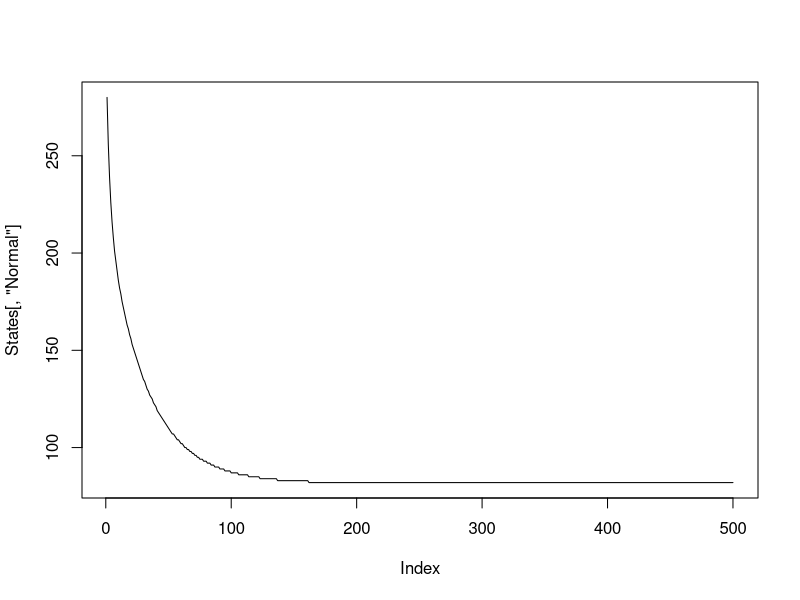
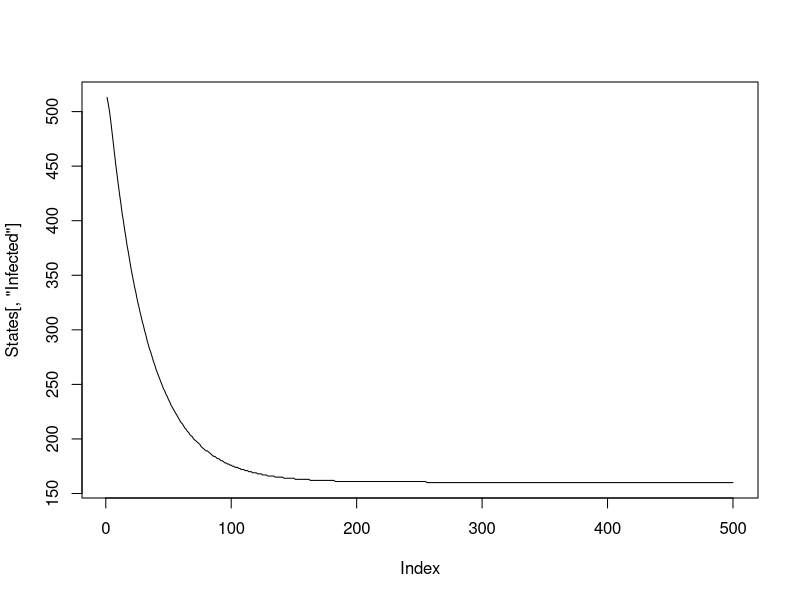
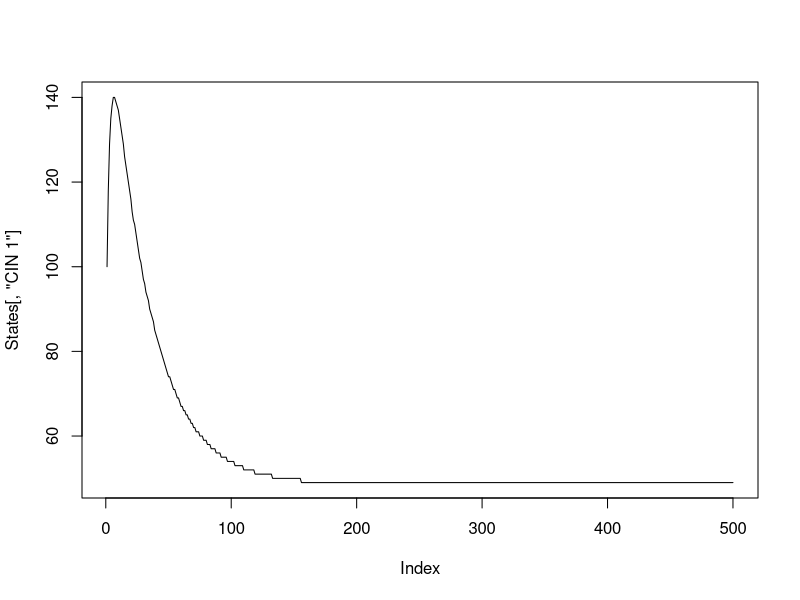
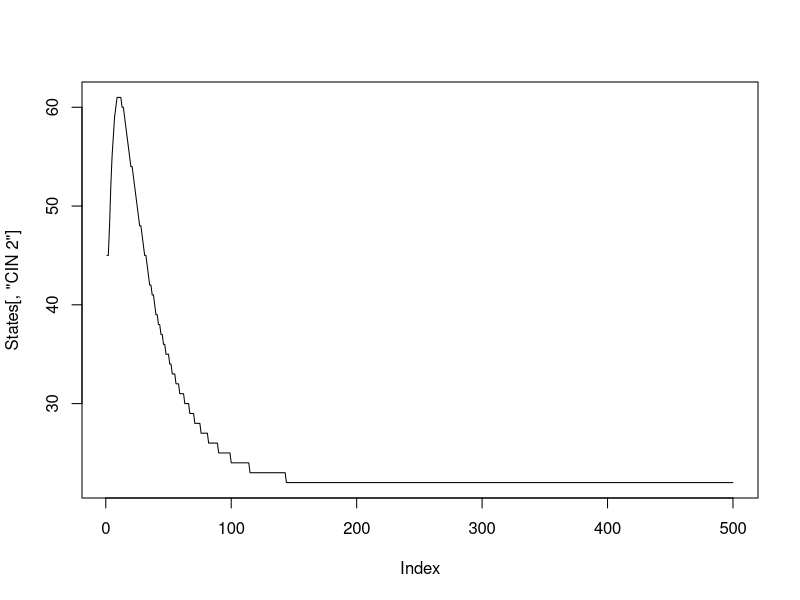
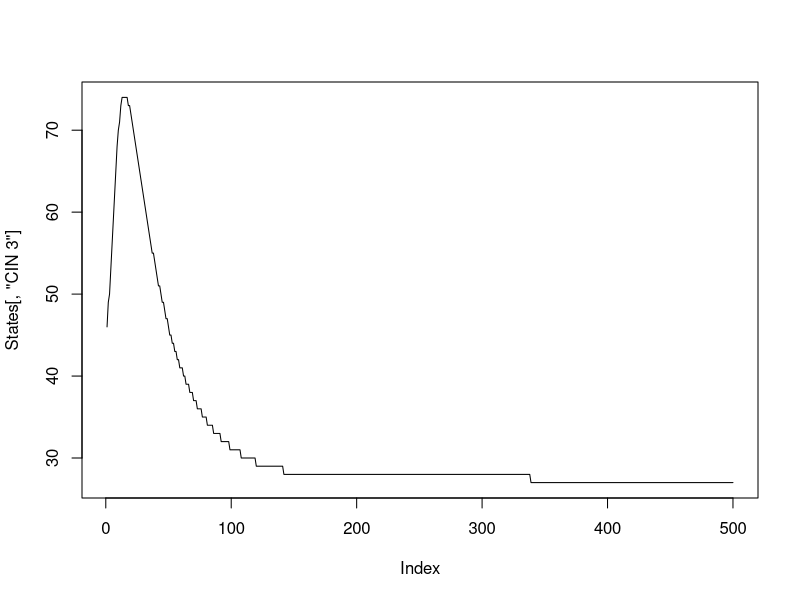
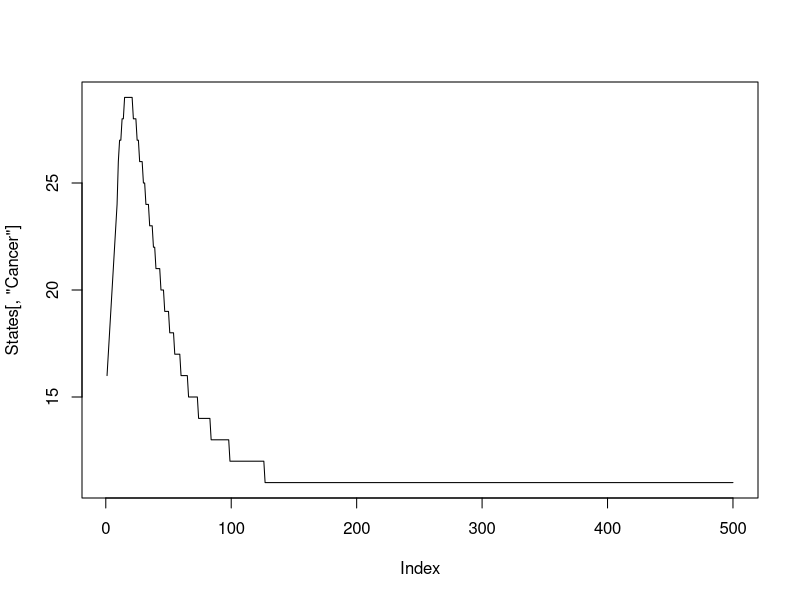
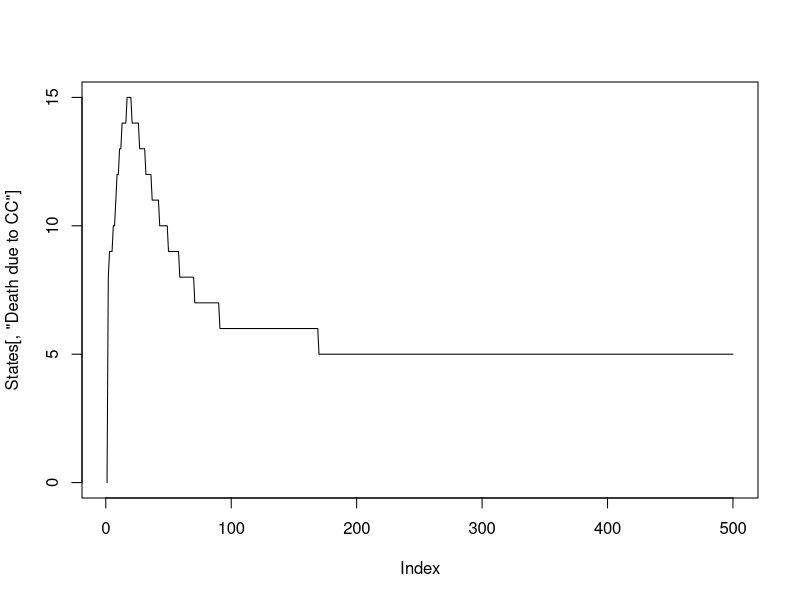
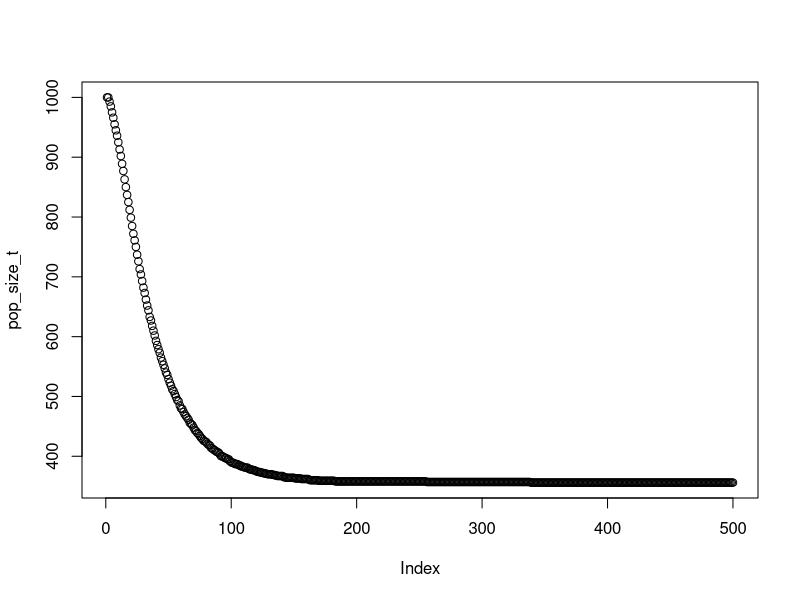

Write the R code that produced these figures, in order.
### MARKOV MODEL HPV DRAFT
## Gwen Oliver
## Nov 12, 2021

### This model is for the undetected compartments ONLY

# 20 years
t = 500

# 100 people
Pop_size = 1000

# 7 states: normal, infected, CIN 1, CIN 2, CIN 3, cancer, cancer deaths
N.states = 7


# Total prob leaving each state needs to add to 1?

# Rough estimate based on proportion of US pop that is female, 10-14
# https://www.statista.com/statistics/241488/population-of-the-us-by-sex-and-age/

#p_1_1 <- 0.95 # normal > normal
# 1-infection
p_1_2 <- 0.29 # normal > infected


#p_2_2 <- 0.6 # infected > infected
p_2_1 <- 0.1 # infected > normal
# Numbers vary widely for this parameter
p_2_3 = 0.1 # infected > CIN 1

#p_3_3 <- 0.15 # CIN1 > CIN1
p_3_2 <- 0.2 # CIN1> infected
# These estimates vary widely
p_3_4 <- 0.18  # CIN1 > CIN2

#p_4_4 <- 0.2   # CIN2 > CIN2
p_4_5 <- 0.3 # CIN2 > CIN3
p_4_3 <- 0.13   # CIN2 > CIN1


#p_5_5 <- 0.2 # CIN3 > CIN3
# Didn't find an estimate for this
p_5_4 <- 0.03 # CIN3 > CIN2
# Only one estimate for this, only for HPV 16/18
p_5_6 <- 0.2 # CIN 3 > cancer
# Two estimates for this, 10-fold difference between them

#p_6_6 = 0.3 # Cancer > cancer
# Didn't find an estimate for this
p_6_7 <- 0.5 # Cancer > Cancer death
# Don't have an estimate for this yet, but I think available on SEER


# aging into cohort
p_age_in <- 1/120
p_age_out =p_age_in

# p_1_0 = 0.3 # Age out normal
# p_2_0 = 0.3 # Age out infection
# p_3_0 = 0.1 # Age out CIN1
# p_4_0 = 0.1 # Age out CIN2
# p_5_0 = 0.1 # Age out CIN3
# p_6_0 = 0.1 # Age out cancer

p_1_1 = 1-p_age_out-p_1_2 # Stay normal
p_2_2 = 1-p_age_out-p_2_1-p_2_3 # Stay infected
p_3_3 = 1-p_age_out-p_3_2-p_3_4 # Stay CIN1
p_4_4 = 1-p_age_out-p_4_5-p_4_3 # Stay CIN2
p_5_5 = 1-p_age_out-p_5_4-p_5_6 # Stay CIN3
p_6_6 = 1-p_age_out-p_6_7 # Stay cancer


# Starting number in each state

# Create years label
prefix = "Year"
suffix = seq(1:t)
years = paste(prefix, suffix, sep=" ")


# Create empty array
mat1 = matrix(NA, t, N.states, dimnames=list(years, c("Normal","Infected","CIN 1","CIN 2","CIN 3","Cancer","Death due to CC")))

# Assign starting prevalence of each state
prev1 = 0.29
prev2 = 0.5
prev3 = 0.1
prev4 = 0.05
prev5 = 0.05
prev6 = 0.01
prev7 = 0

# Assign starting states
set.seed(123)
mat1[1,] <- rmultinom(1, Pop_size, prob=c(prev1,prev2,prev3,prev4,prev5,prev6,prev7)) 

# Run model
for(i in 2:t){
  # Normal
  mat1[i,1] <- (mat1[(i-1),1]) + #previous N people in normal
    Pop_size*p_age_in +      #aging in #0.05
    (mat1[(i-1),2])*p_2_1 -      #regress from inf #0.2
    (mat1[(i-1),1])*p_1_2 -      #progress to inf #0.25
    (mat1[(i-1),1])*p_age_out        #age out #0.1
  # Infected   
  mat1[i,2] <- (mat1[(i-1),2]) + #previous N people in infected
    (mat1[(i-1),1])*p_1_2 +      #progress from normal #0.15
    (mat1[(i-1),3])*p_3_2 -      #regress from CIN1 #0.2
    (mat1[(i-1),2])*p_2_1 -      #regress to normal #0.2
    (mat1[(i-1),2])*p_2_3 -      #progress to CIN1 #0.1
    (mat1[(i-1),2])*p_age_out        #age out #0.05
  # CIN1
  mat1[i,3] <- (mat1[(i-1),3]) + #previous N people in CIN1
    (mat1[(i-1),2])*p_2_3 +      #progress from infected #0.1
    (mat1[(i-1),4])*p_4_3 -      #regress from CIN2 #0.13
    (mat1[(i-1),3])*p_3_2 -      #regress to infected #0.2
    (mat1[(i-1),3])*p_3_4 -      #progress to CIN2 #0.1
    (mat1[(i-1),3])*p_age_out        #age out #1/21
  # CIN2
  mat1[i,4] <- (mat1[(i-1),4]) + #previous N people in CIN2
    (mat1[(i-1),3])*p_3_4 +      #progress from CIN1
    (mat1[(i-1),5])*p_5_4 -      #regress from CIN3
    (mat1[(i-1),4])*p_4_3 -      #regress to CIN1
    (mat1[(i-1),4])*p_4_5 -      #progress to CIN3
    (mat1[(i-1),4])*p_age_out        #age out
  # CIN3
  mat1[i,5] <- (mat1[(i-1),5]) + #previous N people in CIN3
    (mat1[(i-1),4])*p_4_5 -      #progress from CIN2
    (mat1[(i-1),5])*p_5_4 -      #regress to CIN2
    (mat1[(i-1),5])*p_5_6 -      #progress to cancer
    (mat1[(i-1),5])*p_age_out        #age out
  # Cancer
  mat1[i,6] <- (mat1[(i-1),6]) + #previous N people in cancer
    (mat1[(i-1),5])*p_5_6 -      #progress from CIN3
    (mat1[(i-1),6])*p_6_7 -      #die
    (mat1[(i-1),6])*p_age_out        #age out
  # New Cancer deaths
  mat1[i,7] <-   (mat1[(i-1),6])*p_6_7        #progress from cancer
  
}

mat1 <- round(mat1,0)


#Check Progression over time

States <- apply(mat1, c(1,2), sum)

plot(States[,'Normal'], type='l')

plot(States[,'Infected'], type='l')

plot(States[,'CIN 1'], type='l')

plot(States[,'CIN 2'], type='l')

plot(States[,'CIN 3'], type='l')

plot(States[,'Cancer'], type='l')

plot(States[,'Death due to CC'], type='l')

pop_size_t <- apply(States,1, sum)

plot(pop_size_t)

